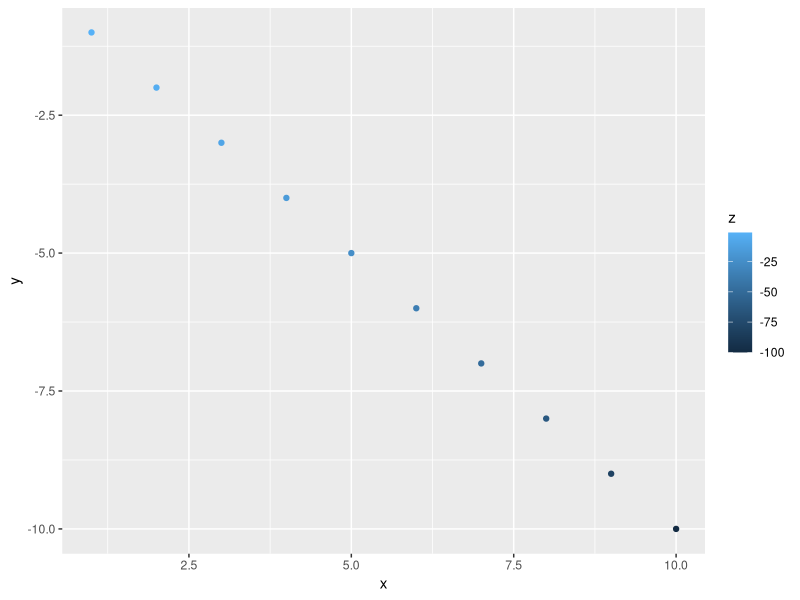
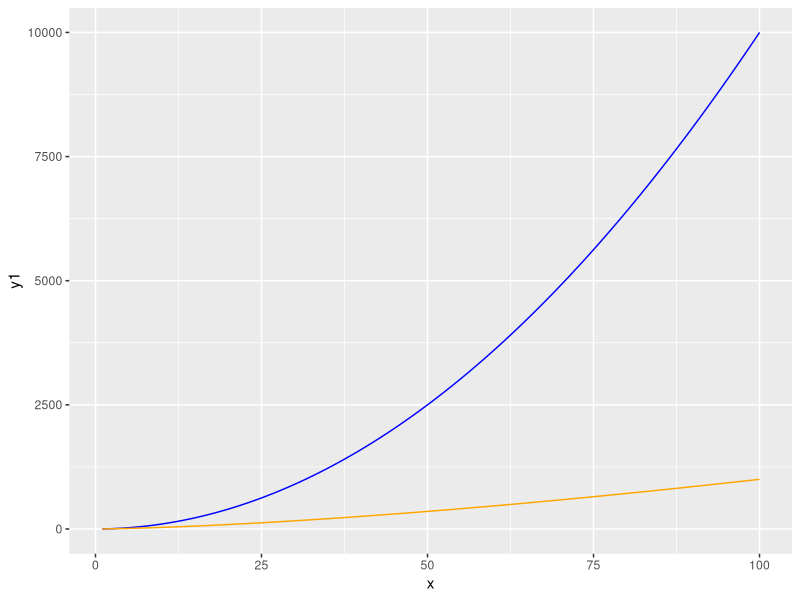
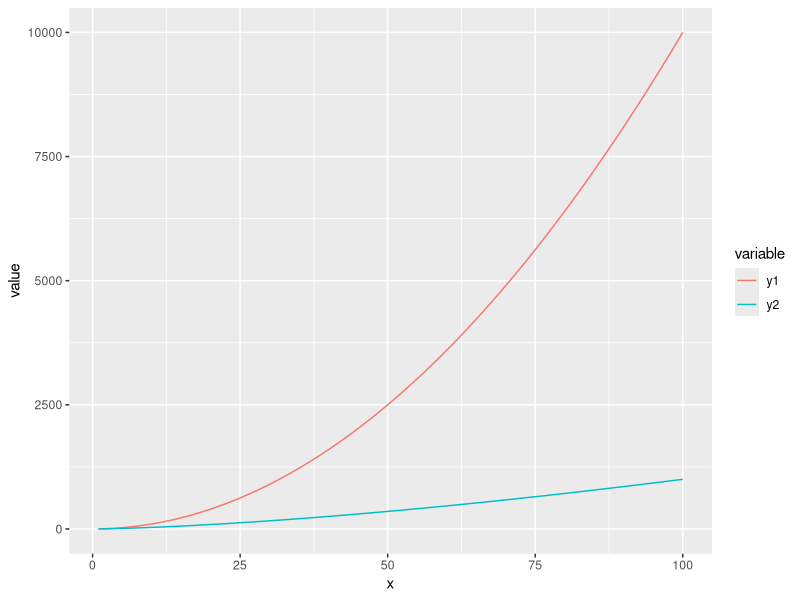
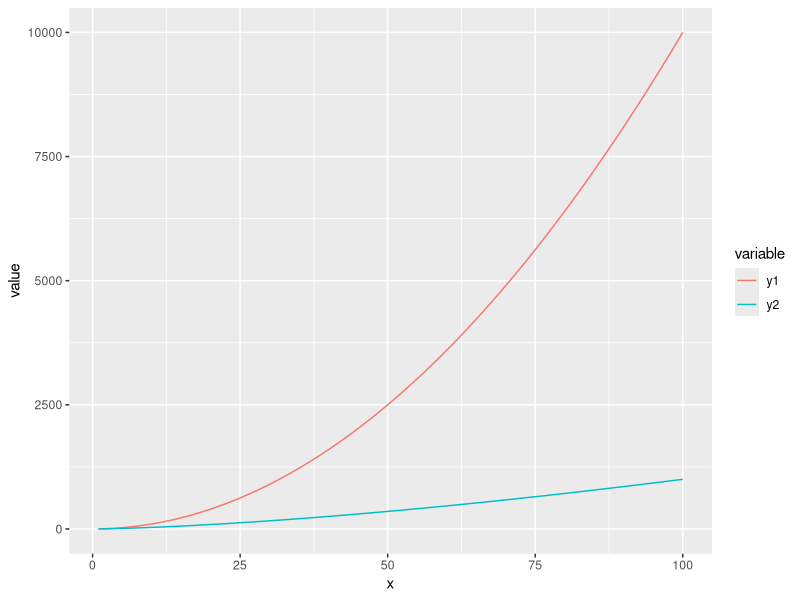

Generate these figures, in order, with R:
### specify your library path
  .libPaths(c("~/USERNAME", .libPaths())) ### <- you'll need to change this to your username

### install packages; you only need to this once (ever)
  install.packages("ggplot2", "data.table")

### libraries
  library(ggplot2)
  library(data.table)

### function
  test_fun <- function(x, y) {
    return(x*y)
  }

  test_fun2 <- function(x, y) {
    z <- x*y
    return(data.table(x=x, y=y, z=z))
  }

  test_fun3 <- function(x,y) {
    y1 <- x^2
    y2 <- x^1.5

    return(data.table(x=x, y1=y1, y2=y2))
  }

### generate data
### this function returns a single value
  test_fun(x=5, y=2)

### the same function can return a vector of values.
  test_fun(x=c(1:10), y=c(-1:-10))

### does this work? What does the error message mean?
  test_fun(x=c(1:10), y=c(1:3))

### the output of this function helps you keep track of input and output by returning a data.table
  out <- test_fun2(x=c(1:10), y=c(-1:-10))
  ggplot(data=out, aes(x=x, y=y, color=z)) + geom_point()

### there are a few basic data types in R:
  a <- "alan" ### this is vector of length 1
  b <- c("alan", "andrew") ### this is a vector of length 2. We need to use the "c" function to concatenate the two single values
  c <- data.table(name=c("alan", "andrew"), role=c("teacher", "TA"), number=c(2,1)) ### this is a data.table/data.frame. It is a 2 dimensional array, with two columns and two rows. Each column can take a different type of data, like a character string, a number, etc
  
### This function performs two operations on the input value and returns a WIDE table. We can plot y1 and y2 on the same graph in a few differnet ways
    out2 <- test_fun3(x=c(1:100))

    ### method 1: manually code the two y-values.
    ggplot(data=out2) +
      geom_line(aes(x=x, y=y1), color="blue") +
      geom_line(aes(x=x, y=y2), color="orange")

    ### convert wide to long and use groupings in ggplot
    out2_long <- melt(out2, id.vars="x", measure.vars=c("y1", "y2"))

    ggplot(data=out2_long) +
      geom_line(aes(x=x, y=value, group=variable, color=variable))

### saving plots is easy
  p1 <- ggplot(data=out2_long) +
    geom_line(aes(x=x, y=value, group=variable, color=variable))

  ggsave(p1, file="~/test_plot1.png")
